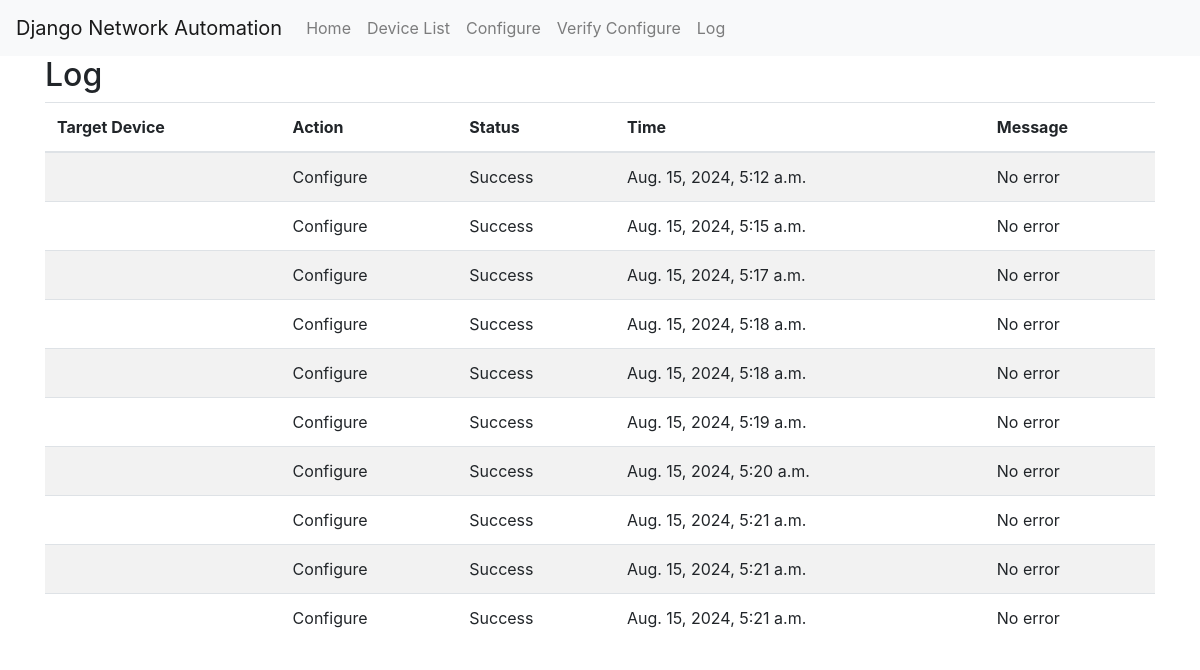
The app's page /log with its own data.
### network_automation/models.py (models this page shows, shortened)
class Log(models.Model):
    target = models.CharField(max_length=255)
    action = models.CharField(max_length=255)
    status = models.CharField(max_length=255)
    timestamp = models.DateTimeField(null=True)
    message = models.CharField(max_length=255, blank=True)

### network_automation/views.py (the view)
# urls.py: path('log', views.log, name='log'),
def log(request):
    logs = Log.objects.all()
    context = {
        'logs': logs,
    }
    return render(request, 'log.html', context)

### templates/log.html
{% extends 'base.html' %}
{% block content %}
    <h2>Log</h2>
    <div>
        <table class="table table-striped">
            <thead>
                <tr>
                    <th>Target Device</th>
                    <th>Action</th>
                    <th>Status</th>
                    <th>Time</th>
                    <th>Message</th>
                </tr>
            </thead>
            <tbody>
                {% for log in logs %}
                    <tr>
                        <td>{{ log.device }}</td>
                        <td>{{ log.action }}</td>
                        <td>{{ log.status }}</td>
                        <td>{{ log.timestamp }}</td>
                        <td>{{ log.message }}</td>
                    </tr>
                {% endfor %}
            </tbody>
        </table>
    </div>
{% endblock %}

### records on screen
Log: action "Configure", status "Success", timestamp "Aug. 15, 2024, 5:12 a.m.", message "No error"
Log: action "Configure", status "Success", timestamp "Aug. 15, 2024, 5:15 a.m.", message "No error"
Log: action "Configure", status "Success", timestamp "Aug. 15, 2024, 5:17 a.m.", message "No error"
Log: action "Configure", status "Success", timestamp "Aug. 15, 2024, 5:18 a.m.", message "No error"
Log: action "Configure", status "Success", timestamp "Aug. 15, 2024, 5:18 a.m.", message "No error"
Log: action "Configure", status "Success", timestamp "Aug. 15, 2024, 5:19 a.m.", message "No error"
Log: action "Configure", status "Success", timestamp "Aug. 15, 2024, 5:20 a.m.", message "No error"
Log: action "Configure", status "Success", timestamp "Aug. 15, 2024, 5:21 a.m.", message "No error"
Log: action "Configure", status "Success", timestamp "Aug. 15, 2024, 5:21 a.m.", message "No error"
Log: action "Configure", status "Success", timestamp "Aug. 15, 2024, 5:21 a.m.", message "No error"
